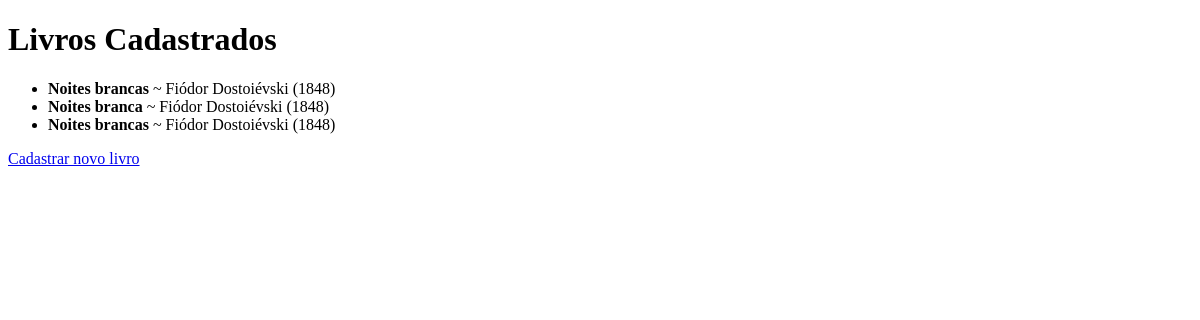
The app's page /, older data.
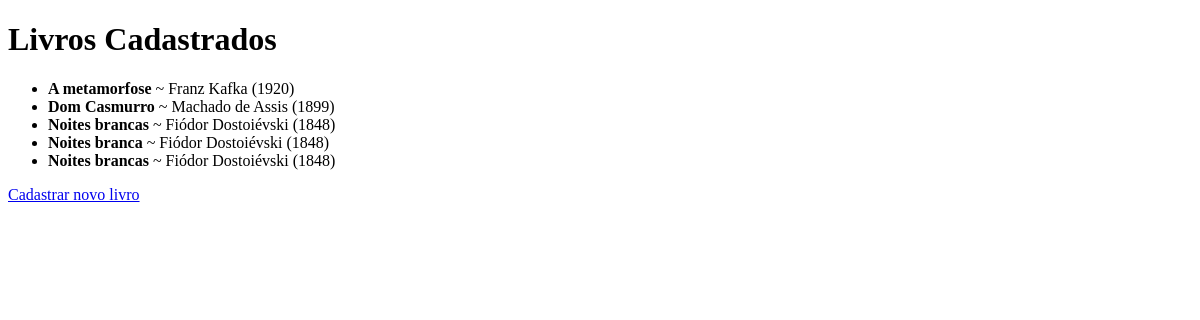
The same page, newer data.
### livros/models.py (models this page shows, shortened)
class Livro(models.Model):
    titulo = models.CharField(max_length=200)
    autor = models.CharField(max_length=100)
    ano_publicacao = models.IntegerField()
    editora = models.CharField(max_length=100)
    criado_em = models.DateTimeField(auto_now_add=True)

### livros/views.py (the view)
# urls.py: path('', views.listar_livros, name='listar_livros'), #url to show books data
def listar_livros(request): #HTML
    livros = Livro.objects.all().order_by('-criado_em')
    return render(request, 'livros/listar.html', {'livros':livros})

### livros/templates/livros/listar.html (shortened to what this page needs)
<!DOCTYPE html>
<html>
    <head>
    </head>
    <body>
        <h1>Livros Cadastrados</h1>
        <ul>
            {% for livro in livros%}
            <li><strong>{{ livro.titulo }}</strong> ~ {{ livro.autor }} ({{livro.ano_publicacao }})</li>
            {% empty %}
                <li> Nenhum livro cadastrado ainda. Que tal cadastrar algum? </li>
            {% endfor %}
        </ul>
        <a href = "{% url 'cadastrar_livro' %}" title="Ir para cadastro">Cadastrar novo livro</a>
    </body>
</html>

Row changes from the older to the newer data that the page shows:
added Livro: titulo "A metamorfose", autor "Franz Kafka", ano_publicacao "1920"
added Livro: titulo "Dom Casmurro", autor "Machado de Assis", ano_publicacao "1899"
